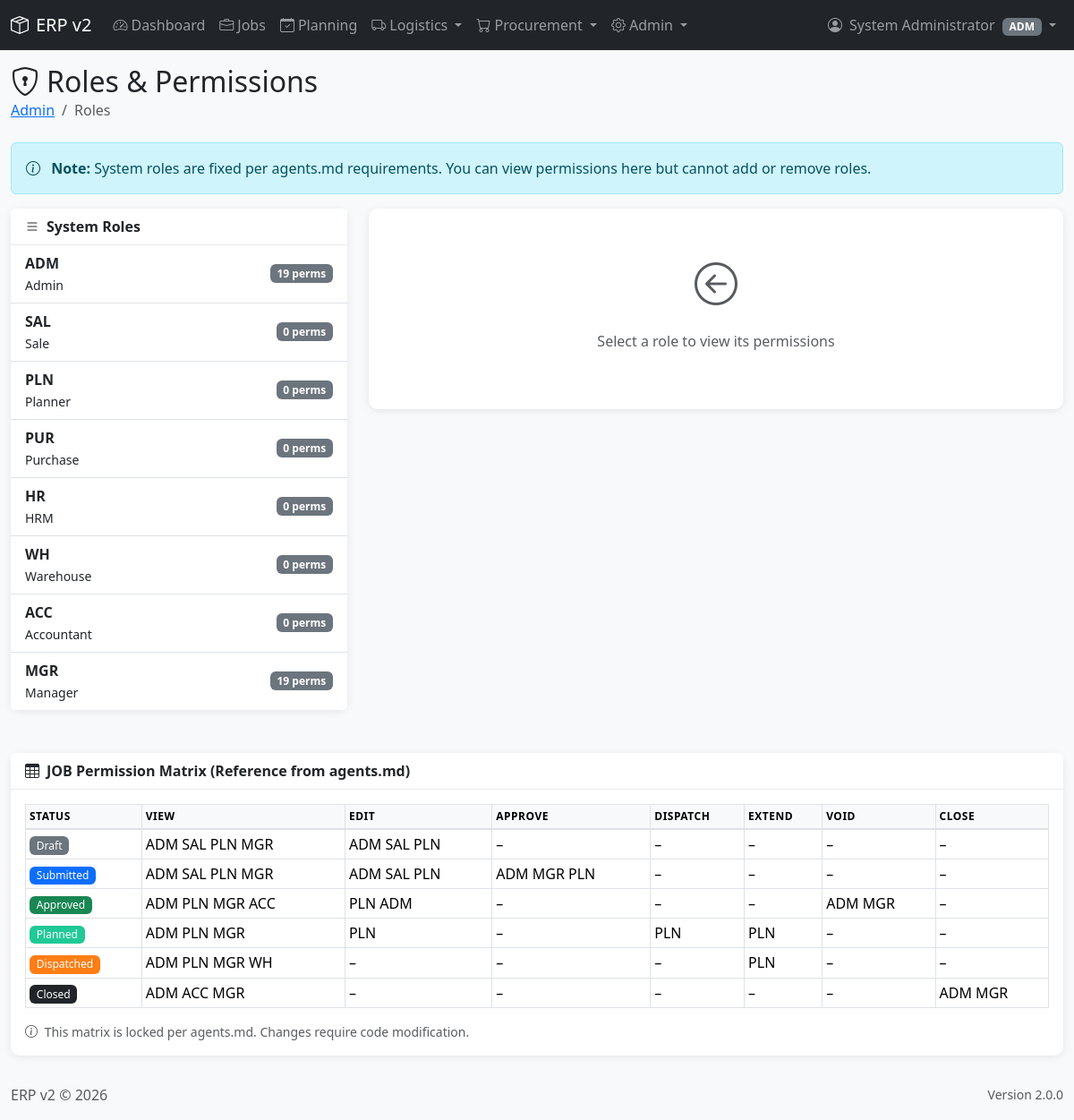
The app's page /modules/admin/roles.php (signed in) with its own data.
### tables this page shows
CREATE TABLE IF NOT EXISTS `roles` (
    `id` INT UNSIGNED NOT NULL AUTO_INCREMENT,
    `code` VARCHAR(10) NOT NULL UNIQUE COMMENT 'ADM, SAL, PLN, PUR, HR, WH, ACC, MGR',
    `name` VARCHAR(50) NOT NULL,
    `description` TEXT,
    `created_at` TIMESTAMP DEFAULT CURRENT_TIMESTAMP,
    PRIMARY KEY (`id`)
);

### includes/functions.php (called while the page is built, shortened)
<?php
function e(string $string): string {
    return htmlspecialchars($string, ENT_QUOTES, 'UTF-8');
}
function get(string $key, $default = null) {
    return $_GET[$key] ?? $default;
}

### modules/admin/roles.php (the view, shortened to what this page needs)
<?php
$db = getDB();
require_once __DIR__ . '/../../includes/header.php';
$roles = $db->query("
    SELECT r.*, COUNT(rp.id) as permission_count
    FROM roles r
    LEFT JOIN role_permissions rp ON r.id = rp.role_id AND rp.is_granted = 1
    GROUP BY r.id
    ORDER BY r.id
")->fetchAll();
$selectedRoleId = (int) get('role_id', 0);
$selectedRole = null;
$rolePermissions = [];
?>
<div class="row mb-4">
    <div class="col-12">
        <h2 class="mb-0">
            <i class="bi bi-shield-lock me-2"></i>Roles & Permissions
        </h2>
        <nav aria-label="breadcrumb">
            <ol class="breadcrumb mb-0">
                <li class="breadcrumb-item"><a href="index.php">Admin</a></li>
                <li class="breadcrumb-item active">Roles</li>
            </ol>
        </nav>
    </div>
</div>
<div class="alert alert-info">
    <i class="bi bi-info-circle me-2"></i>
    <strong>Note:</strong> System roles are fixed per agents.md requirements.
    You can view permissions here but cannot add or remove roles.
</div>
<div class="row">
    <div class="col-md-4 mb-4">
        <div class="card">
            <div class="card-header">
                <i class="bi bi-list me-2"></i>System Roles
            </div>
            <div class="list-group list-group-flush">
                <?php foreach ($roles as $role): ?>
                <a href="?role_id=<?= $role['id'] ?>"
                   class="list-group-item list-group-item-action d-flex justify-content-between align-items-center <?= $role['id'] == $selectedRoleId ? 'active' : '' ?>">
                    <div>
                        <strong><?= e($role['code']) ?></strong>
                        <br>
                        <small><?= e($role['name']) ?></small>
                    </div>
                    <span class="badge bg-<?= $role['id'] == $selectedRoleId ? 'light text-dark' : 'secondary' ?>">
                        <?= $role['permission_count'] ?> perms
                    </span>
                </a>
                <?php endforeach; ?>
            </div>
        </div>
    </div>
    <div class="col-md-8 mb-4">
        <?php if ($selectedRole): ?>
        <div class="card">
            <div class="card-header d-flex justify-content-between align-items-center">
                <span>
                    <i class="bi bi-key me-2"></i>
                    Permissions for: <strong><?= e($selectedRole['code']) ?> - <?= e($selectedRole['name']) ?></strong>
                </span>
            </div>
            <div class="card-body">
                <?php if ($selectedRole['description']): ?>
                <p class="text-muted"><?= e($selectedRole['description']) ?></p>
                <?php endif; ?>
                <?php if (empty($rolePermissions)): ?>
                <p class="text-muted text-center">No permissions assigned</p>
                <?php else: ?>
                    <?php
                    $grouped = [];
                    foreach ($rolePermissions as $perm) {
                        $grouped[$perm['entity_type']][] = $perm;
                    }
                    ?>
                    <?php foreach ($grouped as $entityType => $perms): ?>
                    <h6 class="mt-3 mb-2"><?= e($entityType) ?></h6>
                    <div class="row">
                        <?php foreach ($perms as $perm): ?>
                        <div class="col-md-6 mb-2">
                            <div class="d-flex align-items-center">
                                <?php if ($perm['is_granted']): ?>
                                    <i class="bi bi-check-circle text-success me-2"></i>
                                <?php else: ?>
                                    <i class="bi bi-x-circle text-danger me-2"></i>
                                <?php endif; ?>
                                <span>
                                    <?= e($perm['name']) ?>
                                    <?php if ($perm['entity_status']): ?>
                                        <small class="text-muted">(<?= e($perm['entity_status']) ?>)</small>
                                    <?php endif; ?>
                                </span>
                            </div>
                        </div>
                        <?php endforeach; ?>
                    </div>
                    <?php endforeach; ?>
                <?php endif; ?>
            </div>
        </div>
        <?php else: ?>
        <div class="card">
            <div class="card-body text-center py-5">
                <i class="bi bi-arrow-left-circle text-muted" style="font-size: 3rem;"></i>
                <p class="text-muted mt-3">Select a role to view its permissions</p>
            </div>
        </div>
        <?php endif; ?>
    </div>
</div>
<div class="card mt-4">
    <div class="card-header">
        <i class="bi bi-table me-2"></i>JOB Permission Matrix (Reference from agents.md)
    </div>
    <div class="card-body table-responsive">
        <table class="table table-bordered table-sm">
            <thead>
                <tr>
                    <th>Status</th>
                    <th>View</th>
                    <th>Edit</th>
                    <th>Approve</th>
                    <th>Dispatch</th>
                    <th>Extend</th>
                    <th>Void</th>
                    <th>Close</th>
                </tr>
            </thead>
            <tbody>
                <tr>
                    <td><span class="badge badge-status badge-draft">Draft</span></td>
                    <td>ADM SAL PLN MGR</td>
                    <td>ADM SAL PLN</td>
                    <td>–</td>
                    <td>–</td>
                    <td>–</td>
                    <td>–</td>
                    <td>–</td>
                </tr>
                <tr>
                    <td><span class="badge badge-status badge-submitted">Submitted</span></td>
                    <td>ADM SAL PLN MGR</td>
                    <td>ADM SAL PLN</td>
                    <td>ADM MGR PLN</td>
                    <td>–</td>
                    <td>–</td>
                    <td>–</td>
                    <td>–</td>
                </tr>
                <tr>
                    <td><span class="badge badge-status badge-approved">Approved</span></td>
                    <td>ADM PLN MGR ACC</td>
                    <td>PLN ADM</td>
                    <td>–</td>
                    <td>–</td>
                    <td>–</td>
                    <td>ADM MGR</td>
                    <td>–</td>
                </tr>
                <tr>
                    <td><span class="badge badge-status badge-planned">Planned</span></td>
                    <td>ADM PLN MGR</td>
                    <td>PLN</td>
                    <td>–</td>
                    <td>PLN</td>
                    <td>PLN</td>
                    <td>–</td>
                    <td>–</td>
                </tr>
                <tr>
                    <td><span class="badge badge-status badge-dispatched">Dispatched</span></td>
                    <td>ADM PLN MGR WH</td>
                    <td>–</td>
                    <td>–</td>
                    <td>–</td>
                    <td>PLN</td>
                    <td>–</td>
                    <td>–</td>
                </tr>
                <tr>
                    <td><span class="badge badge-status badge-closed">Closed</span></td>
                    <td>ADM ACC MGR</td>
                    <td>–</td>
                    <td>–</td>
                    <td>–</td>
                    <td>–</td>
                    <td>–</td>
                    <td>ADM MGR</td>
                </tr>
            </tbody>
        </table>
        <p class="text-muted small mb-0">
            <i class="bi bi-info-circle me-1"></i>
            This matrix is locked per agents.md. Changes require code modification.
        </p>
    </div>
</div>
<?php require_once __DIR__ . '/../../includes/footer.php'; ?>

### assets/css/style.css (style rules this page uses)
:root { --primary-color: #0d6efd; --secondary-color: #6c757d; --success-color: #198754; --danger-color: #dc3545; --warning-color: #ffc107; --info-color: #0dcaf0; --dark-color: #212529; }
body { font-family: 'Segoe UI', Tahoma, Geneva, Verdana, sans-serif; background-color: #f8f9fa; }
.card { border: none; border-radius: 10px; box-shadow: 0 2px 10px rgba(0, 0, 0, 0.08); transition: transform 0.2s, box-shadow 0.2s; }
.card-header { background-color: #fff; border-bottom: 1px solid rgba(0, 0, 0, 0.08); font-weight: 600; }
.table { background: white; }
.table th { background-color: #f8f9fa; font-weight: 600; text-transform: uppercase; font-size: 0.75rem; letter-spacing: 0.5px; border-bottom: 2px solid #dee2e6; }
.badge-status { font-size: 0.75rem; padding: 0.35em 0.65em; font-weight: 500; }
.badge-draft { background-color: #6c757d; }
.badge-submitted { background-color: #0d6efd; }
.badge-approved { background-color: #198754; }
.badge-planned { background-color: #20c997; }
.badge-dispatched { background-color: #fd7e14; }
.badge-closed { background-color: #212529; }

### records on screen
roles: code "ADM", name "Admin", permission_count "19"
roles: code "SAL", name "Sale", permission_count "0"
roles: code "PLN", name "Planner", permission_count "0"
roles: code "PUR", name "Purchase", permission_count "0"
roles: code "HR", name "HRM", permission_count "0"
roles: code "WH", name "Warehouse", permission_count "0"
roles: code "ACC", name "Accountant", permission_count "0"
roles: code "MGR", name "Manager", permission_count "19"

### other values on screen
$_SESSION['full_name'] "System Administrator"
implode(', ', $userRoles) "ADM"
APP_NAME "ERP v2"
APP_VERSION "2.0.0"
